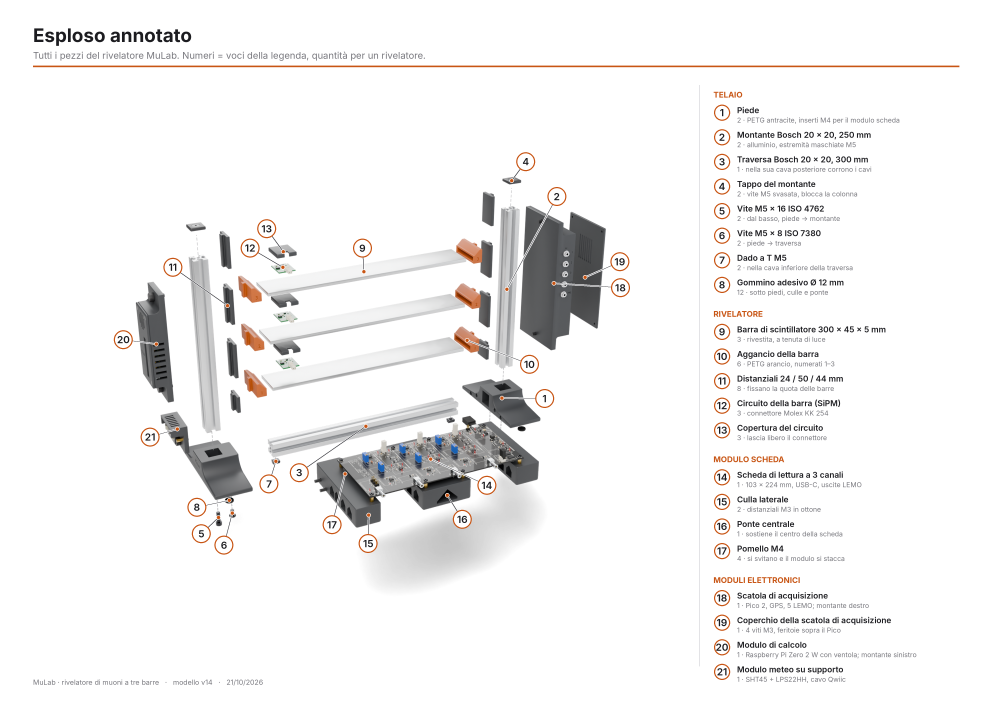
#> input picture render/esploso_annotato_1.png, 4961 x 3508 px (shown at 1/5 size)
$ python composite_bg.py esploso_annotato_1.png esploso_annotato_2.png
#> lines starting #> are read from the running program, lines starting #| are printed output that depends on the picture
import sys
from PIL import Image
import numpy as np
src, dst = sys.argv[1], sys.argv[2]
im = Image.open(src).convert('RGBA')
w, h = im.size
#> w = 4961; h = 3508
yy, xx = np.mgrid[0:h, 0:w].astype(np.float32)
cx, cy = w * 0.5, h * 0.42
#> cx = 2480.5; cy = 1473.4
r = np.sqrt(((xx - cx) / w) ** 2 + ((yy - cy) / h) ** 2)
v = 246 - 26 * np.clip(r / 0.75, 0, 1) ** 1.6
bg = np.stack([v, v, v + 1.5], -1).clip(0, 255).astype(np.uint8)
bgi = Image.fromarray(bg, 'RGB').convert('RGBA')
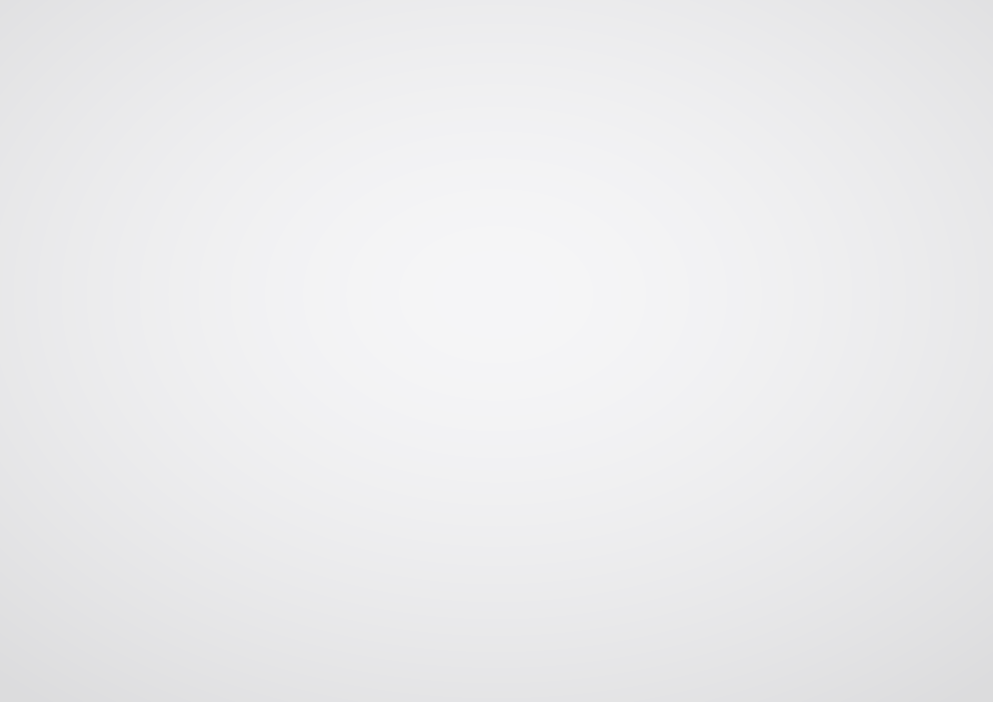
#> bgi: PIL image 4961x3508 RGBA (shown at 1/5 size); mean R, G, B, A 235.8, 235.8, 237.3, 255
out = Image.alpha_composite(bgi, im).convert('RGB')
#> out is the input picture: PIL image 4961x3508 RGB; mean R, G, B 242.6, 241.6, 241.2
out.save(dst, quality=95)
